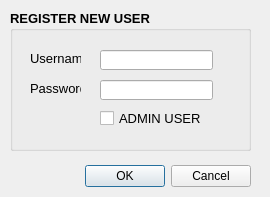
<?xml version="1.0" encoding="UTF-8"?>
<ui version="4.0">
 <class>register</class>
 <widget class="QDialog" name="register">
  <property name="geometry">
   <rect>
    <x>0</x>
    <y>0</y>
    <width>270</width>
    <height>197</height>
   </rect>
  </property>
  <property name="windowTitle">
   <string>Dialog</string>
  </property>
  <widget class="QDialogButtonBox" name="buttonBox">
   <property name="geometry">
    <rect>
     <x>-50</x>
     <y>160</y>
     <width>301</width>
     <height>32</height>
    </rect>
   </property>
   <property name="orientation">
    <enum>Qt::Horizontal</enum>
   </property>
   <property name="standardButtons">
    <set>QDialogButtonBox::Cancel|QDialogButtonBox::Ok</set>
   </property>
  </widget>
  <widget class="QGroupBox" name="groupBox">
   <property name="geometry">
    <rect>
     <x>10</x>
     <y>10</y>
     <width>241</width>
     <height>141</height>
    </rect>
   </property>
   <property name="font">
    <font>
     <pointsize>10</pointsize>
     <weight>75</weight>
     <bold>true</bold>
    </font>
   </property>
   <property name="title">
    <string>REGISTER NEW USER</string>
   </property>
   <widget class="QLabel" name="label">
    <property name="geometry">
     <rect>
      <x>20</x>
      <y>40</y>
      <width>51</width>
      <height>16</height>
     </rect>
    </property>
    <property name="font">
     <font>
      <pointsize>10</pointsize>
      <weight>50</weight>
      <bold>false</bold>
     </font>
    </property>
    <property name="text">
     <string>Username</string>
    </property>
   </widget>
   <widget class="QLabel" name="label_2">
    <property name="geometry">
     <rect>
      <x>20</x>
      <y>70</y>
      <width>51</width>
      <height>16</height>
     </rect>
    </property>
    <property name="font">
     <font>
      <pointsize>10</pointsize>
      <weight>50</weight>
      <bold>false</bold>
     </font>
    </property>
    <property name="text">
     <string>Password</string>
    </property>
   </widget>
   <widget class="QLineEdit" name="lineEdit">
    <property name="geometry">
     <rect>
      <x>90</x>
      <y>40</y>
      <width>113</width>
      <height>20</height>
     </rect>
    </property>
   </widget>
   <widget class="QLineEdit" name="lineEdit_2">
    <property name="geometry">
     <rect>
      <x>90</x>
      <y>70</y>
      <width>113</width>
      <height>20</height>
     </rect>
    </property>
   </widget>
   <widget class="QCheckBox" name="checkBox">
    <property name="geometry">
     <rect>
      <x>90</x>
      <y>100</y>
      <width>101</width>
      <height>16</height>
     </rect>
    </property>
    <property name="font">
     <font>
      <pointsize>10</pointsize>
      <weight>50</weight>
      <bold>false</bold>
     </font>
    </property>
    <property name="text">
     <string>ADMIN USER</string>
    </property>
   </widget>
  </widget>
 </widget>
 <resources/>
 <connections>
  <connection>
   <sender>buttonBox</sender>
   <signal>accepted()</signal>
   <receiver>register</receiver>
   <slot>accept()</slot>
   <hints>
    <hint type="sourcelabel">
     <x>248</x>
     <y>254</y>
    </hint>
    <hint type="destinationlabel">
     <x>157</x>
     <y>274</y>
    </hint>
   </hints>
  </connection>
  <connection>
   <sender>buttonBox</sender>
   <signal>rejected()</signal>
   <receiver>register</receiver>
   <slot>reject()</slot>
   <hints>
    <hint type="sourcelabel">
     <x>316</x>
     <y>260</y>
    </hint>
    <hint type="destinationlabel">
     <x>286</x>
     <y>274</y>
    </hint>
   </hints>
  </connection>
 </connections>
</ui>
